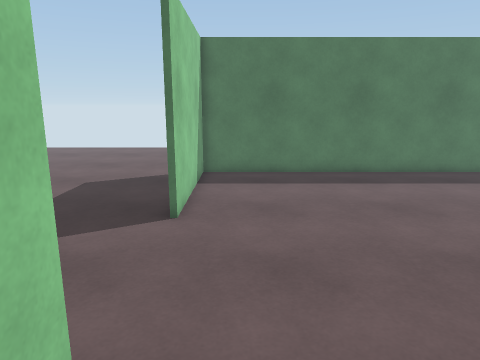
[1] (above)

12 first-person views from a walk through a scene from a Unity 3-D project. The camera is 1.5 m above the floor, tilts 12° down and sees 70° across. The floor is counted in squares, 0.5 m on a side. Each view is taken from the middle of a square. On the plan, view 1 faces up. The plan holds only what a view shows up to about 20 squares ahead; the rest is blank. The place goes on beyond the plan. Surface patterns are stand-ins for the level's own textures.

[2]
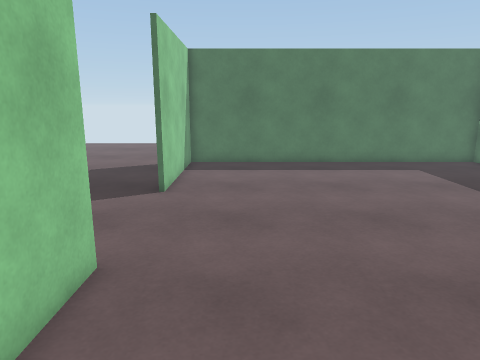

[3]
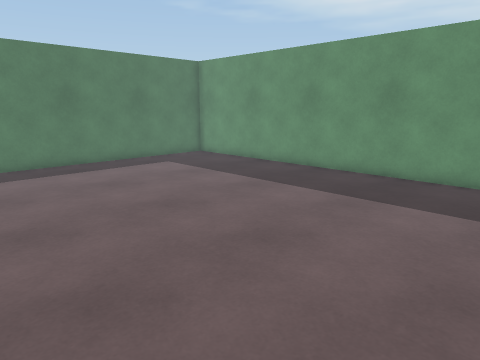

[4]
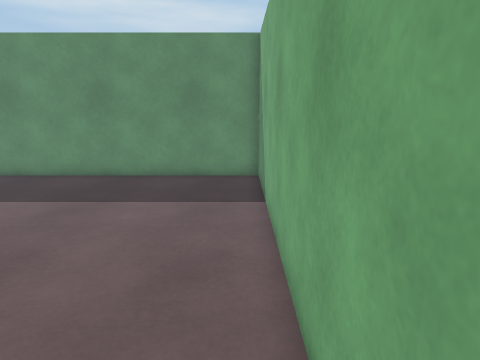

[5]
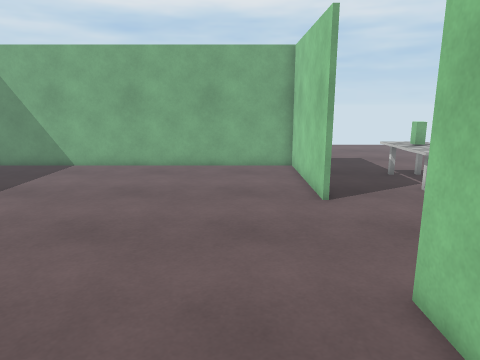

[6]
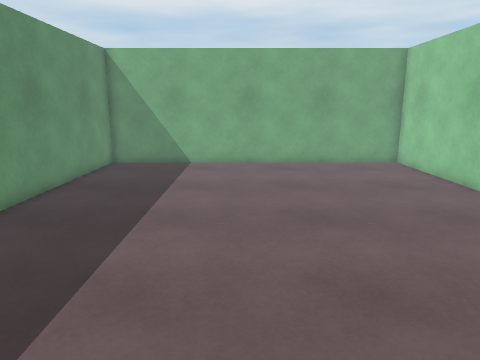

[7]
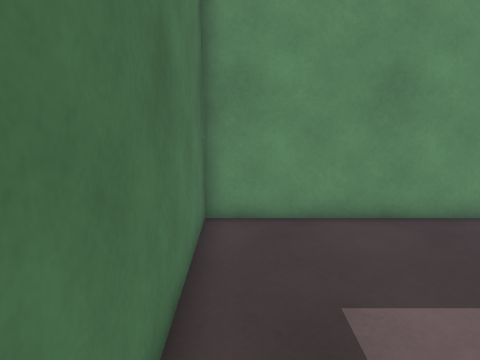

[8]
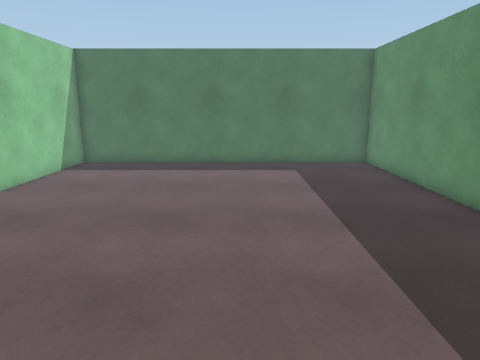

[9]
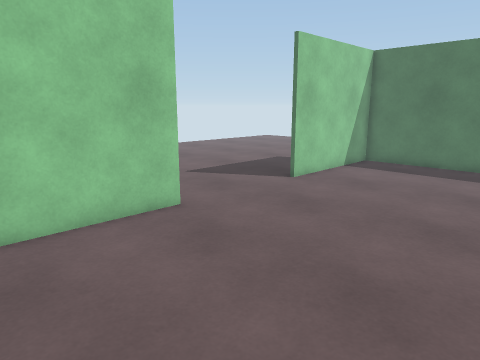

[10]
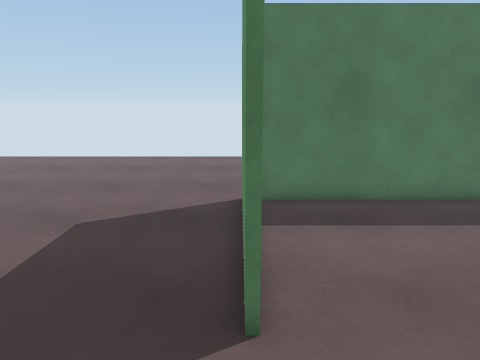

[11]
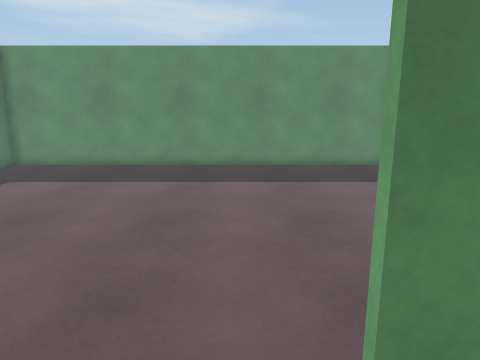

[12]
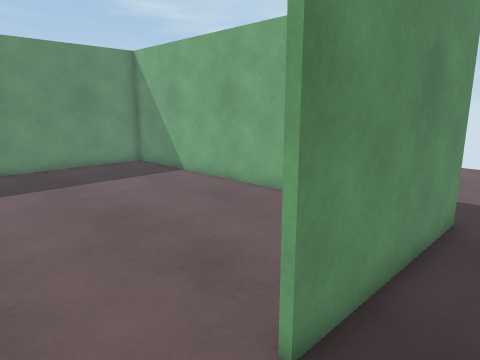

### Floor plan
Points are (right, up) in squares from view 1. A wall is a line through its corners. A room is listed if a view was taken in it or the views show most of it. See-through windows are left out.
Room 1 (views 1, 2, 3, 4, 5, 6, 7, 8, 9, 10, 12)
walls: (-1.7, 3.1) (-1.7, -3.8) (14.1, -3.8) (14.1, 16) (-1.7, 16) (-1.7, 9); (-1.9, 9) (-1.9, 12.5); (-1.9, 15) (-1.9, 15.8)
ways out: opening at (-3.5, 4.5) to room 2; opening at (-3.5, 16.5) to room 2
Room 2 (view 11)
walls: (-1.9, -4) (-1.9, 3.1)
ways out: opening at (-3.5, 4.5) to room 1; opening at (-3.5, 16.5) to room 1

Positions as (right, up) in squares from view 1, and headings:
1: (0, 0), facing up
2: (1, -3), facing up
3: (-1, -3), facing up-right
4: (-1, -3), facing right
5: (1, 14), facing down
6: (7, 15), facing down
7: (5, 15), facing right
8: (7, -3), facing up
9: (7, -3), facing up-left
10: (-2, 5), facing up
11: (-4, 4), facing right
12: (-4, 6), facing down-right
